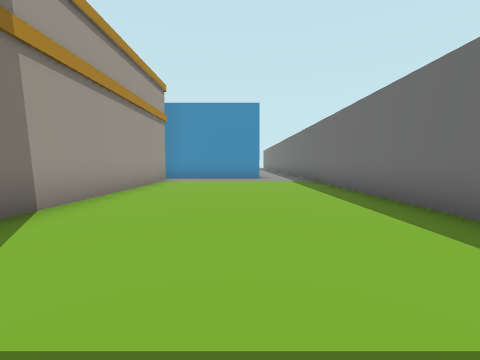
View 1 (above)

20 first-person views from a walk through a Unity game level. The camera is 1.3 m above the floor, tilts 4° down and sees 90° across. The floor is counted in squares, 2 m on a side. Each view is taken from the middle of a square. On the plan, view 1 faces up. The plan holds only what a view shows up to about 9 squares ahead; the rest is blank. The place goes on beyond the plan. The player character is not drawn.

View 2
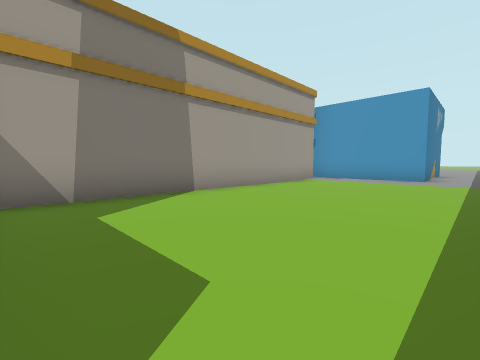

View 3
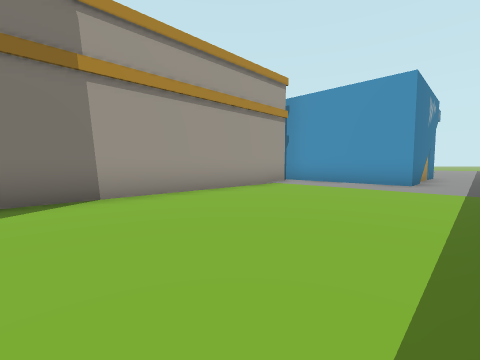

View 4
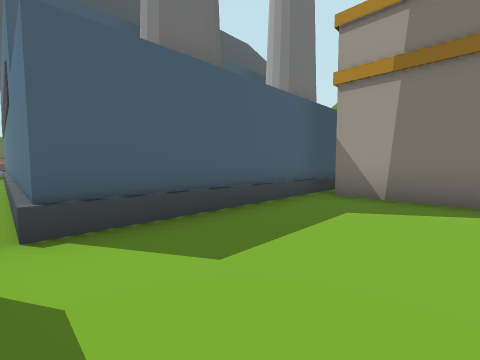

View 5
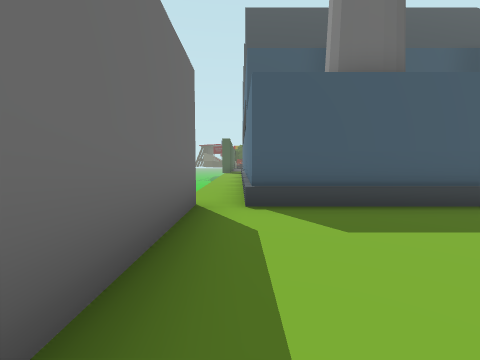

View 6
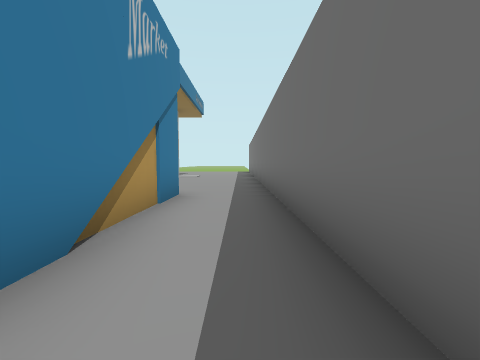

View 7
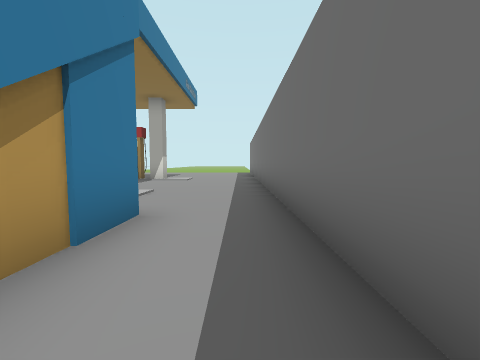

View 8
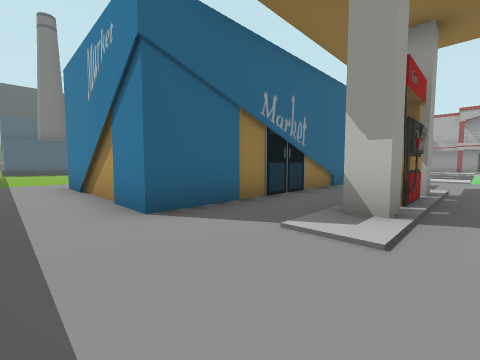

View 9
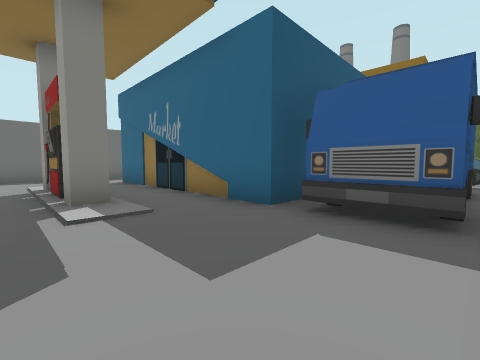

View 10
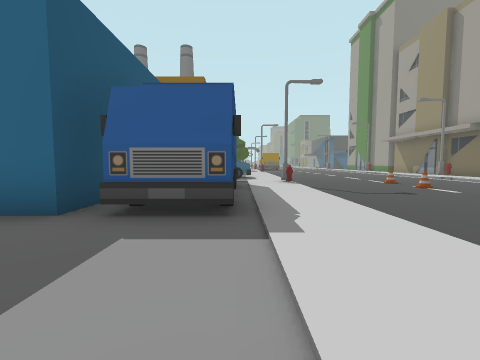

View 11
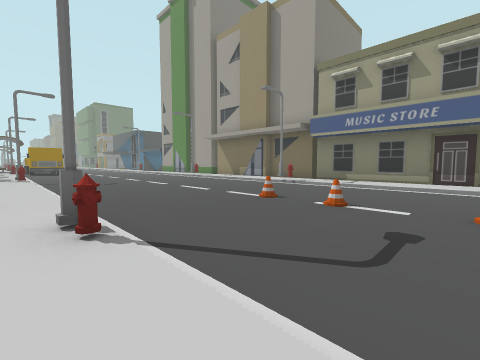

View 12
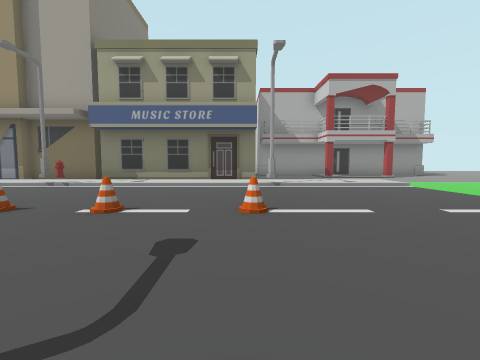

View 13
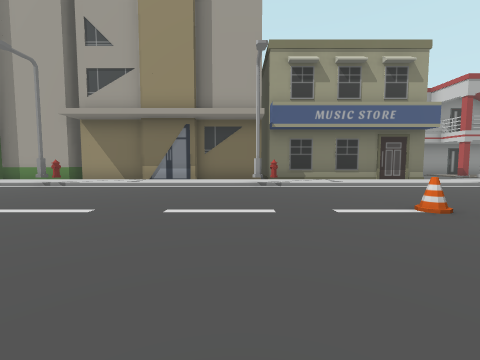

View 14
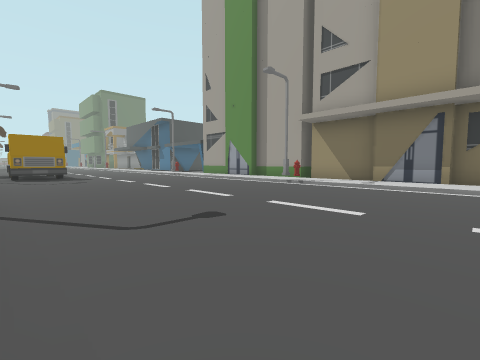

View 15
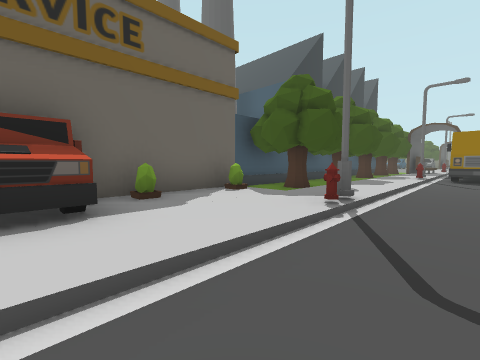

View 16
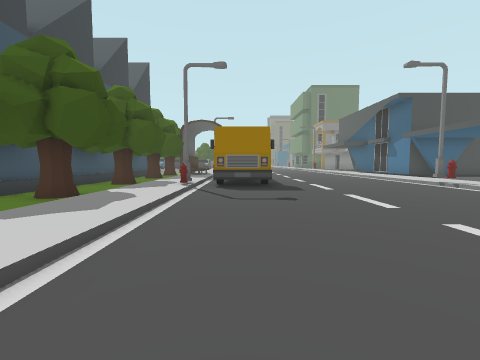

View 17
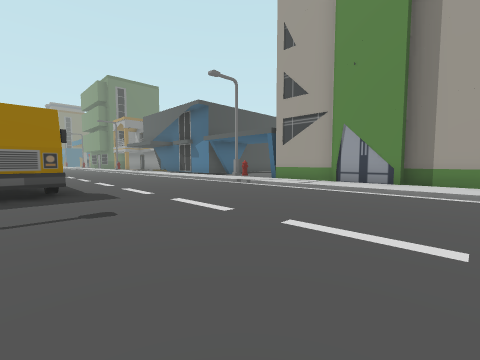

View 18
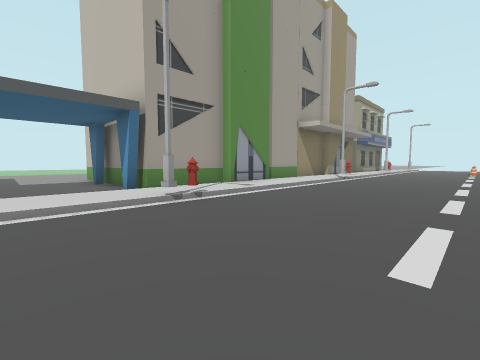

View 19
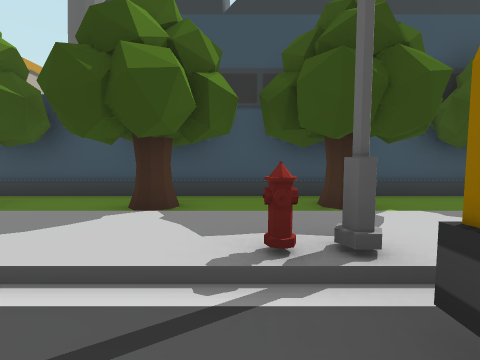

View 20
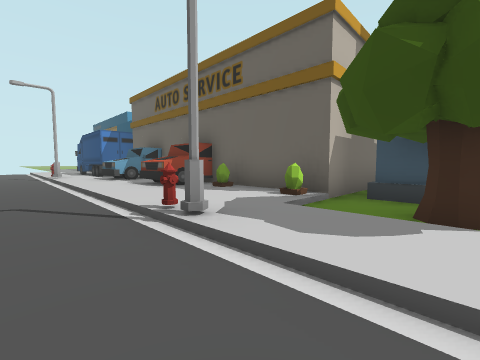

### Floor plan
Key: @ floor where view 1 was taken; # wall or solid block; . main floor; : floor 0.25 m higher than the main floor; / step, stairs or slope; v drop or lower ground; B building; C container; T truck; N cone; H hydrant; S streetlight; R tree; O other object.
Columns run from 24 left of view 1 to 3 right of it. Each row starts with its distance up from view 1.
 17       vvvv     v...........#
 16       ::...    :....:###:..#
 15       ::....  .:...........#
 14       ::.......:CC.######..#
 13       :S.......:CC.#    #..#
 12      #::...N...:C       #..#
 11      #::.......:C       #..#
 10      #::...N..H:C    ####..#
  9      #::...N..S:. BB B.....#
  8      #::.......::    B.....#
  7      #:O.......:TT   B.....#
  6      B:S.......::    B.....#
  5      B::.......::    B.....#
  4      B::.......:TT   B.....#
  3      B::.......::T   B.....#
  2      B::.......::OB  B.....#
  1      B:O......H::B   B.....#
  0      B:S......SS/OBBBB..@..#
 -1      B::.......:..B BBBBBBBv
 -2      B::.......:R.BBBB BB Bv
 -3      B::.......:..BBBBB BBBv
 -4      B::.......:..BBBBBBBBBv
 -5      B::.......:.RBBBB BBBBv
 -6 BB BBB::......H:..BBB  BBBBv
 -7  .B...SH....TTSS..BB      B
 -8 ......::.....T.:.RBBB     B
 -9 ......::.....T.:..B       B

Where each view was taken, in squares from view 1:
view 1: 0 up, 0 right, facing up
view 2: 0 up, 2 right, facing up-left
view 3: 2 up, 2 right, facing up-left
view 4: 2 up, 2 right, facing down-left
view 5: 3 up, 2 right, facing down
view 6: 9 up, 2 right, facing up
view 7: 11 up, 2 right, facing up
view 8: 17 up, 2 right, facing down-left
view 9: 17 up, 8 left, facing down-right
view 10: 17 up, 8 left, facing down
view 11: 12 up, 9 left, facing down-left
view 12: 12 up, 10 left, facing left
view 13: 6 up, 10 left, facing left
view 14: 5 up, 10 left, facing down-left
view 15: 4 up, 11 left, facing down-right
view 16: 0 up, 11 left, facing down
view 17: 1 down, 11 left, facing down-left
view 18: 9 down, 13 left, facing up-left
view 19: 6 down, 11 left, facing right
view 20: 2 down, 11 left, facing up-right
